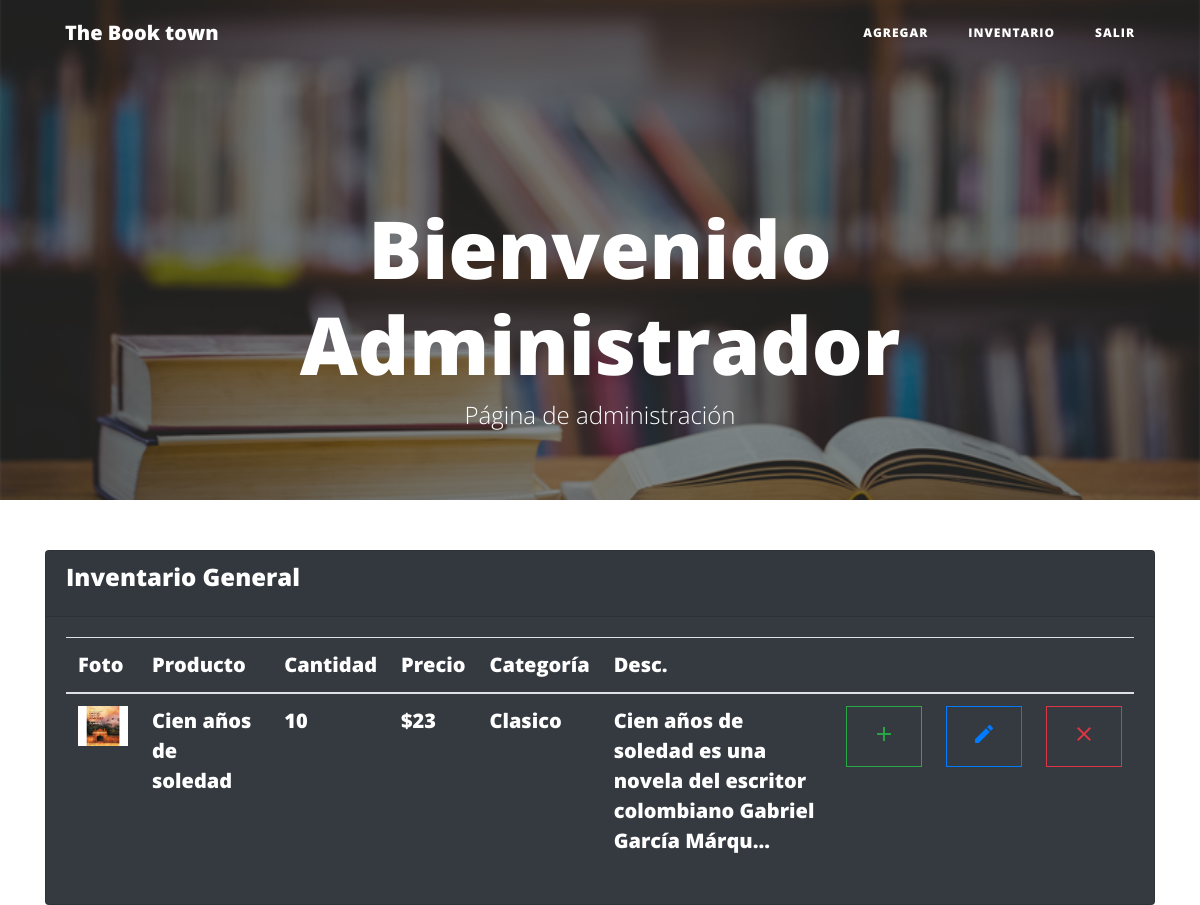
The app's page /admin/general.php with its own data.
### tables this page shows
CREATE TABLE `inventario` (
  `id` int(10) NOT NULL,
  `clave` varchar(200) NOT NULL,
  `producto` varchar(100) NOT NULL,
  `cantidad` int(5) NOT NULL,
  `precio` decimal(8,0) NOT NULL,
  `categoria` varchar(50) NOT NULL,
  `descripcion` text NOT NULL,
  `foto` varchar(100) NOT NULL
);

### admin/general.php (the view, shortened to what this page needs)
<?php include '../extend/header.php';
?>
<div class="container">
	<div class="card text-white bg-dark" style="margin-top: 1%;">
		<div class="card-header"><h4 class="card-title">Inventario General</h4></div>
		<div class="card-body">
			<table class="table">
				<thead>
					<th>Foto</th>
					<th>Producto</th>
					<th>Cantidad</th>
					<th>Precio</th>
					<th>Categoría</th>
					<th>Desc.</th>
					<th></th>
					<th></th>
					<th></th>
				</thead>
				<tbody>
					<?php
					$sel = $con->prepare("SELECT * FROM inventario ORDER BY id DESC limit 1");
					$sel->execute();
					while ($f = $sel->fetch()) { ?>
					<tr>
						<td><img src="<?php echo $f['foto'] ?>" width="50" heigth="50"></td>
						<td><?php echo $f['producto'];?></td>
						<td><?php echo $f['cantidad'];?></td>
						<td><?php echo "$". number_format($f['precio']);?></td>
						<td><?php echo $f['categoria'];?></td>
						<td><?php echo substr($f['descripcion'], 0, 100);?>...</td>
						<td><a href="agregar_imagenes.php?clave=<?php echo $f['clave']?>" class="btn btn-outline-success btn-sm"><span class="material-icons">add</span></a></td>
						<td><a href="editar_producto.php?clave=<?php echo $f['clave']?>" class="btn btn-outline-primary btn-sm"><span class="material-icons">edit</span></a></td>
						<td>
							<a href="#" class="btn btn-outline-danger btn-sm" onclick="bootbox.confirm('Seguro que desea realizar esta accion', function(result){ if (result == true){ location.href='eliminar_producto.php?clave=<?php echo $f['clave'] ?>&foto=<?php echo $f['foto'] ?>&pag=general.php';}})"><span class="material-icons">clear</span></a>
						</td>
					</tr>
					<?php
				}
				?>
			</tbody>
		</table>
	</div>
</div>
</div>
</body>
</html>

### extend/header.php (shortened to what this page needs)
<!DOCTYPE html>
<html lang="es">
<head>
  <link href="../vendor/bootstrap/css/bootstrap.min.css" rel="stylesheet">
  <link href="../vendor/font-awesome/css/font-awesome.min.css" rel="stylesheet" type="text/css">
  <link href="../css/clean-blog.css" rel="stylesheet">
</head>
<nav class="navbar navbar-expand-lg navbar-light fixed-top" id="mainNav">
  <div class="container">
    <a class="navbar-brand" href="index.php">The Book town</a>
    <div class="collapse navbar-collapse" id="navbarResponsive">
      <ul class="navbar-nav ml-auto">
        <li class="nav-item">
          <a class="nav-link" href="../admin/inventario.php">Agregar</a>
        </li>
        <li class="nav-item">
          <a class="nav-link" href="../admin/general.php">Inventario</a>
        </li>
        <li class="nav-item">
          <a class="nav-link" id="logout" href="#">Salir</a>
        </li>
      </ul>
    </div>
  </div>
</nav>
<body>
    <header class="masthead" style="background-image: url('../img/admin.png')">
    <div class="overlay"></div>
    <div class="container">
      <div class="row">
        <div class="col-lg-8 col-md-10 mx-auto">
          <div class="site-heading">
            <h1>Bienvenido Administrador</h1>
            <span class="subheading">Página de administración</span>
          </div>
        </div>
      </div>
    </div>
  </header>

### css/clean-blog.css (style rules this page uses)
body { font-size: 20px; color: #212529; font-family: 'Lora', 'Times New Roman', serif; }
tr, th { font-weight: 800; font-family: 'Open Sans', 'Helvetica Neue', Helvetica, Arial, sans-serif; }
h1, h2, h3, h4, h5, h6 { font-weight: 800; font-family: 'Open Sans', 'Helvetica Neue', Helvetica, Arial, sans-serif; }
a { -webkit-transition: all 0.2s; -moz-transition: all 0.2s; transition: all 0.2s; }
#mainNav { position: absolute; border-bottom: 1px solid #e9ecef; background-color: white; font-family: 'Open Sans', 'Helvetica Neue', Helvetica, Arial, sans-serif; }
#mainNav .navbar-brand { font-weight: 800; color: #343a40; }
#mainNav .navbar-nav > li.nav-item > a { font-size: 12px; font-weight: 800; letter-spacing: 1px; text-transform: uppercase; }
@media only screen and (min-width: 992px) { #mainNav { border-bottom: 1px solid transparent; background: transparent; } }
@media only screen and (min-width: 992px) { #mainNav .navbar-brand { padding: 10px 20px; color: #fff; } }
@media only screen and (min-width: 992px) { #mainNav .navbar-nav > li.nav-item > a { padding: 10px 20px; color: #fff; } }
@media only screen and (min-width: 992px) { #mainNav { -webkit-transition: background-color 0.2s; -moz-transition: background-color 0.2s; transition: background-color 0.2s; -webkit-transform: translate3d(0, 0, 0); -moz-transform: translate3d(0, 0, 0); -ms-transform: translate3d(0, 0, 0); -o-transform: translate3d(0, 0, 0); transform: translate3d(0, 0, 0); -webkit-backface-visibility: hidden; } }
header.masthead { margin-bottom: 50px; height: 500px; background: no-repeat center center; background-color: #868e96; background-attachment: scroll; position: relative; -webkit-background-size: cover; -moz-background-size: cover; -o-background-size: cover; background-size: cover; }
header.masthead .overlay { position: absolute; top: 0; left: 0; height: 100%; width: 100%; background-color: #212529; opacity: 0.5; }
header.masthead .page-heading, header.masthead .post-heading, header.masthead .site-heading { padding: 200px 0 150px; color: white; }
@media only screen and (min-width: 768px) { header.masthead .page-heading, header.masthead .post-heading, header.masthead .site-heading { padding: 200px 0; } }
header.masthead .page-heading, header.masthead .site-heading { text-align: center; }
header.masthead .page-heading h1, header.masthead .site-heading h1 { font-size: 50px; margin-top: 0; }
header.masthead .page-heading .subheading, header.masthead .site-heading .subheading { font-size: 24px; font-weight: 300; line-height: 1.1; display: block; margin: 10px 0 0; font-family: 'Open Sans', 'Helvetica Neue', Helvetica, Arial, sans-serif; }
@media only screen and (min-width: 768px) { header.masthead .page-heading h1, header.masthead .site-heading h1 { font-size: 80px; } }
.btn { font-size: 14px; font-weight: 800; padding: 15px 25px; letter-spacing: 1px; text-transform: uppercase; border-radius: 0; font-family: 'Open Sans', 'Helvetica Neue', Helvetica, Arial, sans-serif; }

### records on screen
inventario: foto (picture), producto "Cien años de soledad", cantidad "10", precio "23", categoria "Clasico", descripcion "Cien años de soledad es una novela del escritor colombiano Gabriel García Márqu"
